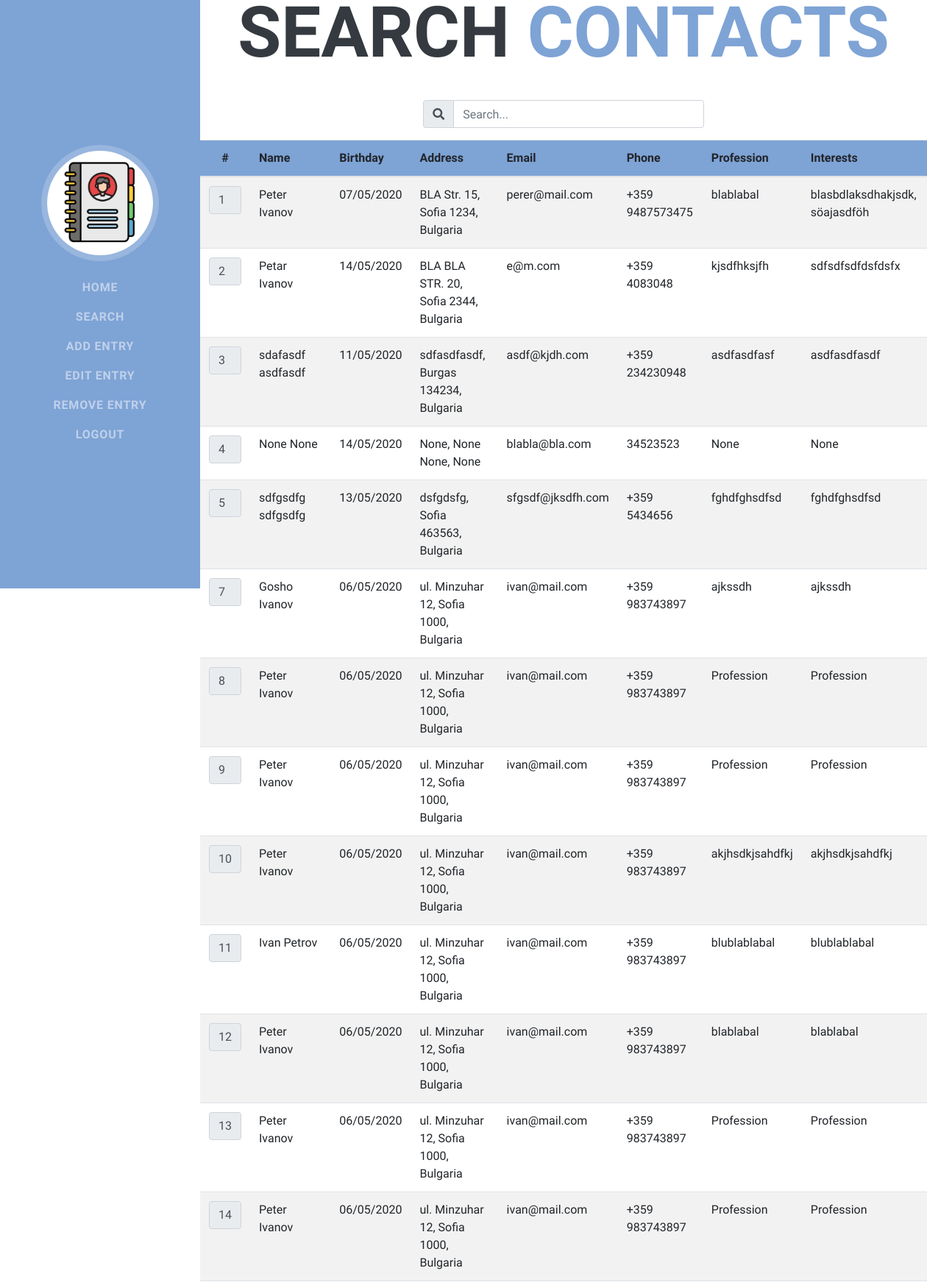
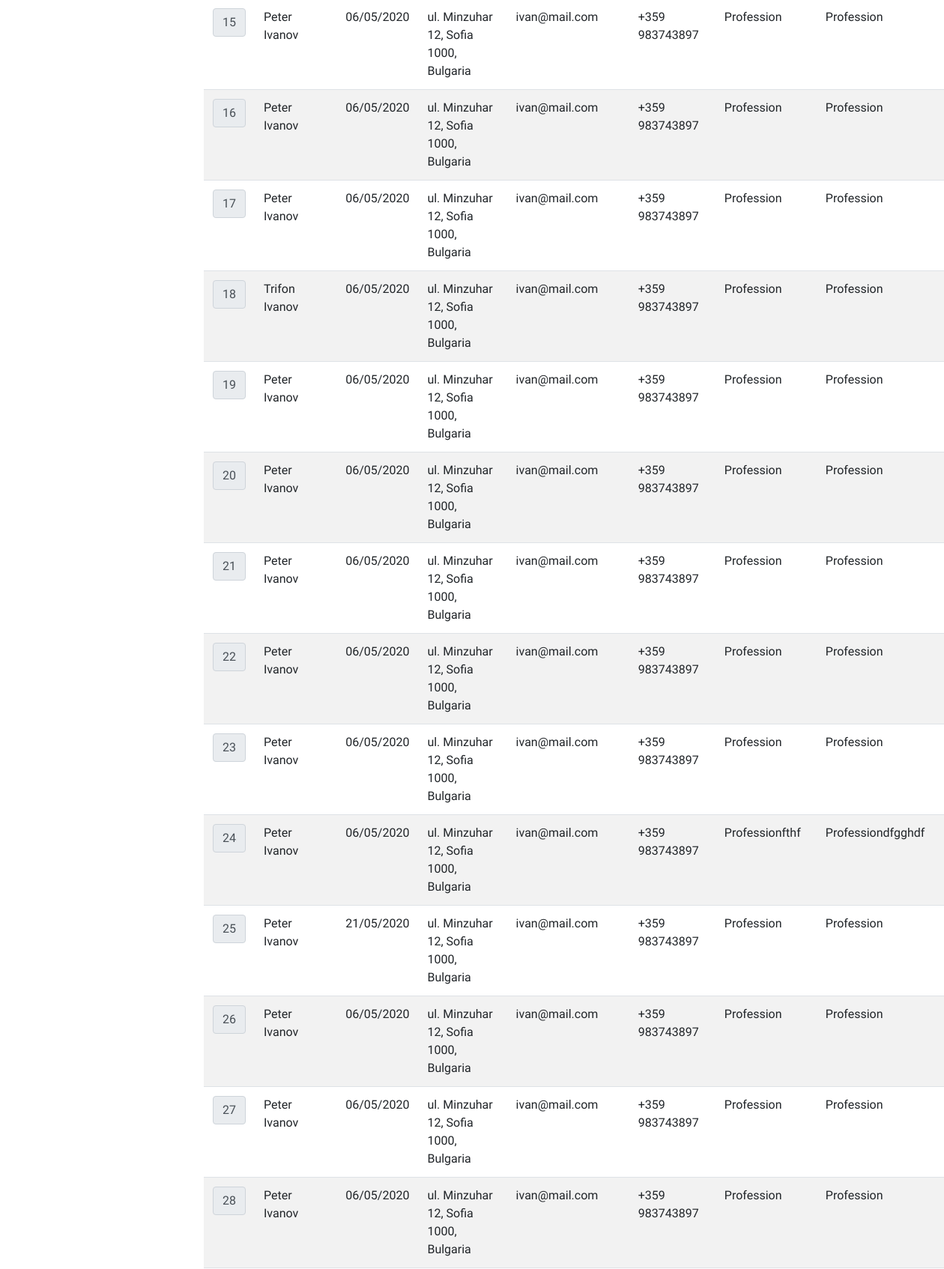
Screenshot of /search (signed in, upper part) with the database file from the repository (2 pictures, top to bottom).
### tables this page shows
CREATE TABLE CONTACTS (contact_id INTEGER NOT NULL PRIMARY KEY AUTOINCREMENT, fullname text, birthday text, address text, email text, phone text, profession text, interests text);

### contact_book_app.py (the view)
@app.route('/search', methods=['GET', 'POST'])
def search_entry():
    if not 'username' in session:
        return redirect(url_for('login'))
    contactbook_content = getContactBookContent()
    if request.method == 'GET':
        contactbook_content = getContactBookContent()
        return render_template('search.html', contactsdb=contactbook_content)
    else:
        return render_template('error-page.html')

### contact_book_app.py (called while the page is built)
@app.before_request
def before_request():
    session.permanent = True
    app.permanent_session_lifetime = timedelta(minutes=20)

def getContactBookContent():
    contactbook_content_by_id = {}
    db = sqlite3.connect('database.db')
    conn = db.cursor()
    conn.execute("""SELECT * FROM CONTACTS""")
    contacts = conn.fetchall()
    db.commit()
    db.close()
    for contact in contacts:
        contactbook_content_by_id[int(contact[0])] = contact
    return contactbook_content_by_id

### templates/search.html
{% include 'page-elements/header.html' %}
{% include 'page-elements/list-contacts.html' %}
{% include 'page-elements/footer.html' %}

### templates/page-elements/header.html (shortened to what this page needs)
<!DOCTYPE html>
<html lang="en">
<head>
    <link href="../static/vendor/bootstrap/css/bootstrap.min.css" rel="stylesheet">
    <link href="../static/vendor/fontawesome-free/css/all.min.css" rel="stylesheet">
    <link rel="stylesheet" href="//code.jquery.com/ui/1.12.1/themes/base/jquery-ui.css">
    <link href="../static/css/styles.css" rel="stylesheet">
    <link href="../static/css/custom.css" rel="stylesheet">
    <link href="../static/css/error-page.css" rel="stylesheet">
</head>
<body id="page-top">
    {% include 'page-elements/navigation.html' %}

### templates/page-elements/navigation.html (shortened to what this page needs)
<nav class="navbar navbar-expand-lg navbar-dark bg-primary fixed-top" id="sideNav">
    <a class="navbar-brand js-scroll-trigger" href="/">
        <span class="d-none d-lg-block">
            <img class="img-fluid img-profile rounded-circle mx-auto mb-2 avatar-img"
                src="../static/img/contact_book_avatar.jpg" alt="">
        </span>
    </a>
    <div class="collapse navbar-collapse" id="navbarSupportedContent">
        <ul class="navbar-nav">
            <li class="nav-item">
                <a class="nav-link js-scroll-trigger" href="/">Home</a>
            </li>
            <li class="nav-item">
                <a class="nav-link js-scroll-trigger" href="/search">Search</a>
            </li>
            <li class="nav-item">
                <a class="nav-link js-scroll-trigger" href="/add">Add Entry</a>
            </li>
            <li class="nav-item">
                <a class="nav-link js-scroll-trigger" href="/edit">Edit Entry</a>
            </li>
            <li class="nav-item">
                <a class="nav-link js-scroll-trigger" href="/remove">Remove Entry</a>
            </li>
            <li class="nav-item">
                <a class="nav-link js-scroll-trigger" href="/logout">Logout</a>
            </li>
        </ul>
    </div>
</nav>

### templates/page-elements/list-contacts.html (shortened to what this page needs)
<div class="w-100 text-center">
    <h1 class="mb-5">Search
        <span class="text-primary">Contacts</span>
    </h1>
</div>
<div class="container input-group col-md-5 mb-3">
    <div class="input-group-prepend">
        <span class="input-group-text" id="basic-addon1">
            <span class="fa fa-search form-control-feedback">
            </span>
        </span>
    </div>
    <input type="text" id="seach-box-edit" class="form-control" placeholder="Search...">
</div>
<form class="mb-4" action="/edit" method="POST">
    <table id="table-to-edit" class="table table-striped">
        <thead class="bg-primary">
            <tr>
                <th scope="col" class="text-center">#</th>
                <th scope="col">Name</th>
                <th scope="col">Birthday</th>
                <th scope="col">Address</th>
                <th scope="col">Email</th>
                <th scope="col">Phone</th>
                <th scope="col">Profession</th>
                <th scope="col">Interests</th>
            </tr>
        </thead>
        <tbody>
            {% for index, contact in contactsdb.items() %}
            <td><span class="input-group-text">{{ index }}</span></td>
            <td>
                {{ contact[1] }}
            </td>
            <td>
                {{ contact[2] }}
            </td>
            <td>
                {{ contact[3] }}
            </td>
            <td>
                {{ contact[4] }}
            </td>
            <td>
                {{ contact[5] }}
            </td>
            <td>
                {{ contact[6] }}
            </td>
            <td>
                {{ contact[7] }}
            </td>
            {% endfor %}
        </tbody>
    </table>
</form>

### templates/page-elements/footer.html (shortened to what this page needs)
</body>
</html>

### static/css/styles.css (style rules this page uses)
body { font-family: "Muli", -apple-system, BlinkMacSystemFont, "Segoe UI", Roboto, "Helvetica Neue", Arial, sans-serif, "Apple Color Emoji", "Segoe UI Emoji", "Segoe UI Symbol", "Noto Color Emoji"; padding-top: 54px; color: #868e96; }
@media (min-width: 992px) { body { padding-top: 0; padding-left: 17rem; } }
h1, h2, h3, h4, h5, h6 { font-family: "Saira Extra Condensed", -apple-system, BlinkMacSystemFont, "Segoe UI", Roboto, "Helvetica Neue", Arial, sans-serif, "Apple Color Emoji", "Segoe UI Emoji", "Segoe UI Symbol", "Noto Color Emoji"; font-weight: 700; text-transform: uppercase; color: #343a40; }
h1 { font-size: 6rem; line-height: 5.5rem; }
#sideNav .navbar-nav .nav-item .nav-link { font-weight: 800; letter-spacing: 0.05rem; text-transform: uppercase; }
@media (min-width: 992px) { #sideNav { text-align: center; position: fixed; top: 0; left: 0; display: flex; flex-direction: column; width: 17rem; height: 100vh; } }
@media (min-width: 992px) { #sideNav .navbar-brand { display: flex; margin: auto auto 0; padding: 0.5rem; } }
@media (min-width: 992px) { #sideNav .navbar-brand .img-profile { max-width: 10rem; max-height: 10rem; border: 0.5rem solid rgba(255, 255, 255, 0.2); } }
@media (min-width: 992px) { #sideNav .navbar-collapse { display: flex; align-items: flex-start; flex-grow: 0; width: 100%; margin-bottom: auto; } }
@media (min-width: 992px) { #sideNav .navbar-collapse .navbar-nav { flex-direction: column; width: 100%; } }
@media (min-width: 992px) { #sideNav .navbar-collapse .navbar-nav .nav-item { display: block; } }
@media (min-width: 992px) { #sideNav .navbar-collapse .navbar-nav .nav-item .nav-link { display: block; } }
.bg-primary { background-color: #7ea3d5 !important; }
.text-primary { color: #7ea3d5 !important; }
a { color: #7ea3d5; }

### rows the page displays
CONTACTS: contact_id "1", fullname "Peter Ivanov", birthday "07/05/2020", address "BLA Str. 15, Sofia 1234, Bulgaria", email "perer@mail.com", phone "+359 9487573475", profession "blablabal", interests "blasbdlaksdhakjsdk, söajasdföh"
CONTACTS: contact_id "2", fullname "Petar Ivanov", birthday "14/05/2020", address "BLA BLA STR. 20, Sofia 2344, Bulgaria", email "e@m.com", phone "+359 4083048", profession "kjsdfhksjfh", interests "sdfsdfsdfdsfdsfx"
CONTACTS: contact_id "3", fullname "sdafasdf asdfasdf", birthday "11/05/2020", address "sdfasdfasdf, Burgas 134234, Bulgaria", email "asdf@kjdh.com", phone "+359 234230948", profession "asdfasdfasf", interests "asdfasdfasdf"
CONTACTS: contact_id "4", fullname "None None", birthday "14/05/2020", address "None, None None, None", email "blabla@bla.com", phone "34523523", profession "None", interests "None"
CONTACTS: contact_id "5", fullname "sdfgsdfg sdfgsdfg", birthday "13/05/2020", address "dsfgdsfg, Sofia 463563, Bulgaria", email "sfgsdf@jksdfh.com", phone "+359 5434656", profession "fghdfghsdfsd", interests "fghdfghsdfsd"
CONTACTS: contact_id "7", fullname "Gosho Ivanov", birthday "06/05/2020", address "ul. Minzuhar 12, Sofia 1000, Bulgaria", email "ivan@mail.com", phone "+359 983743897", profession "ajkssdh", interests "ajkssdh"
CONTACTS: contact_id "8", fullname "Peter Ivanov", birthday "06/05/2020", address "ul. Minzuhar 12, Sofia 1000, Bulgaria", email "ivan@mail.com", phone "+359 983743897", profession "Profession", interests "Profession"
CONTACTS: contact_id "9", fullname "Peter Ivanov", birthday "06/05/2020", address "ul. Minzuhar 12, Sofia 1000, Bulgaria", email "ivan@mail.com", phone "+359 983743897", profession "Profession", interests "Profession"
CONTACTS: contact_id "10", fullname "Peter Ivanov", birthday "06/05/2020", address "ul. Minzuhar 12, Sofia 1000, Bulgaria", email "ivan@mail.com", phone "+359 983743897", profession "akjhsdkjsahdfkj", interests "akjhsdkjsahdfkj"
CONTACTS: contact_id "11", fullname "Ivan Petrov", birthday "06/05/2020", address "ul. Minzuhar 12, Sofia 1000, Bulgaria", email "ivan@mail.com", phone "+359 983743897", profession "blublablabal", interests "blublablabal"
CONTACTS: contact_id "12", fullname "Peter Ivanov", birthday "06/05/2020", address "ul. Minzuhar 12, Sofia 1000, Bulgaria", email "ivan@mail.com", phone "+359 983743897", profession "blablabal", interests "blablabal"
CONTACTS: contact_id "13", fullname "Peter Ivanov", birthday "06/05/2020", address "ul. Minzuhar 12, Sofia 1000, Bulgaria", email "ivan@mail.com", phone "+359 983743897", profession "Profession", interests "Profession"
CONTACTS: contact_id "14", fullname "Peter Ivanov", birthday "06/05/2020", address "ul. Minzuhar 12, Sofia 1000, Bulgaria", email "ivan@mail.com", phone "+359 983743897", profession "Profession", interests "Profession"
CONTACTS: contact_id "15", fullname "Peter Ivanov", birthday "06/05/2020", address "ul. Minzuhar 12, Sofia 1000, Bulgaria", email "ivan@mail.com", phone "+359 983743897", profession "Profession", interests "Profession"
CONTACTS: contact_id "16", fullname "Peter Ivanov", birthday "06/05/2020", address "ul. Minzuhar 12, Sofia 1000, Bulgaria", email "ivan@mail.com", phone "+359 983743897", profession "Profession", interests "Profession"
CONTACTS: contact_id "17", fullname "Peter Ivanov", birthday "06/05/2020", address "ul. Minzuhar 12, Sofia 1000, Bulgaria", email "ivan@mail.com", phone "+359 983743897", profession "Profession", interests "Profession"
CONTACTS: contact_id "18", fullname "Trifon Ivanov", birthday "06/05/2020", address "ul. Minzuhar 12, Sofia 1000, Bulgaria", email "ivan@mail.com", phone "+359 983743897", profession "Profession", interests "Profession"
CONTACTS: contact_id "19", fullname "Peter Ivanov", birthday "06/05/2020", address "ul. Minzuhar 12, Sofia 1000, Bulgaria", email "ivan@mail.com", phone "+359 983743897", profession "Profession", interests "Profession"
CONTACTS: contact_id "20", fullname "Peter Ivanov", birthday "06/05/2020", address "ul. Minzuhar 12, Sofia 1000, Bulgaria", email "ivan@mail.com", phone "+359 983743897", profession "Profession", interests "Profession"
CONTACTS: contact_id "21", fullname "Peter Ivanov", birthday "06/05/2020", address "ul. Minzuhar 12, Sofia 1000, Bulgaria", email "ivan@mail.com", phone "+359 983743897", profession "Profession", interests "Profession"
CONTACTS: contact_id "22", fullname "Peter Ivanov", birthday "06/05/2020", address "ul. Minzuhar 12, Sofia 1000, Bulgaria", email "ivan@mail.com", phone "+359 983743897", profession "Profession", interests "Profession"
CONTACTS: contact_id "23", fullname "Peter Ivanov", birthday "06/05/2020", address "ul. Minzuhar 12, Sofia 1000, Bulgaria", email "ivan@mail.com", phone "+359 983743897", profession "Profession", interests "Profession"
CONTACTS: contact_id "24", fullname "Peter Ivanov", birthday "06/05/2020", address "ul. Minzuhar 12, Sofia 1000, Bulgaria", email "ivan@mail.com", phone "+359 983743897", profession "Professionfthf", interests "Professiondfgghdf"
CONTACTS: contact_id "25", fullname "Peter Ivanov", birthday "21/05/2020", address "ul. Minzuhar 12, Sofia 1000, Bulgaria", email "ivan@mail.com", phone "+359 983743897", profession "Profession", interests "Profession"
CONTACTS: contact_id "26", fullname "Peter Ivanov", birthday "06/05/2020", address "ul. Minzuhar 12, Sofia 1000, Bulgaria", email "ivan@mail.com", phone "+359 983743897", profession "Profession", interests "Profession"
CONTACTS: contact_id "27", fullname "Peter Ivanov", birthday "06/05/2020", address "ul. Minzuhar 12, Sofia 1000, Bulgaria", email "ivan@mail.com", phone "+359 983743897", profession "Profession", interests "Profession"
CONTACTS: contact_id "28", fullname "Peter Ivanov", birthday "06/05/2020", address "ul. Minzuhar 12, Sofia 1000, Bulgaria", email "ivan@mail.com", phone "+359 983743897", profession "Profession", interests "Profession"
